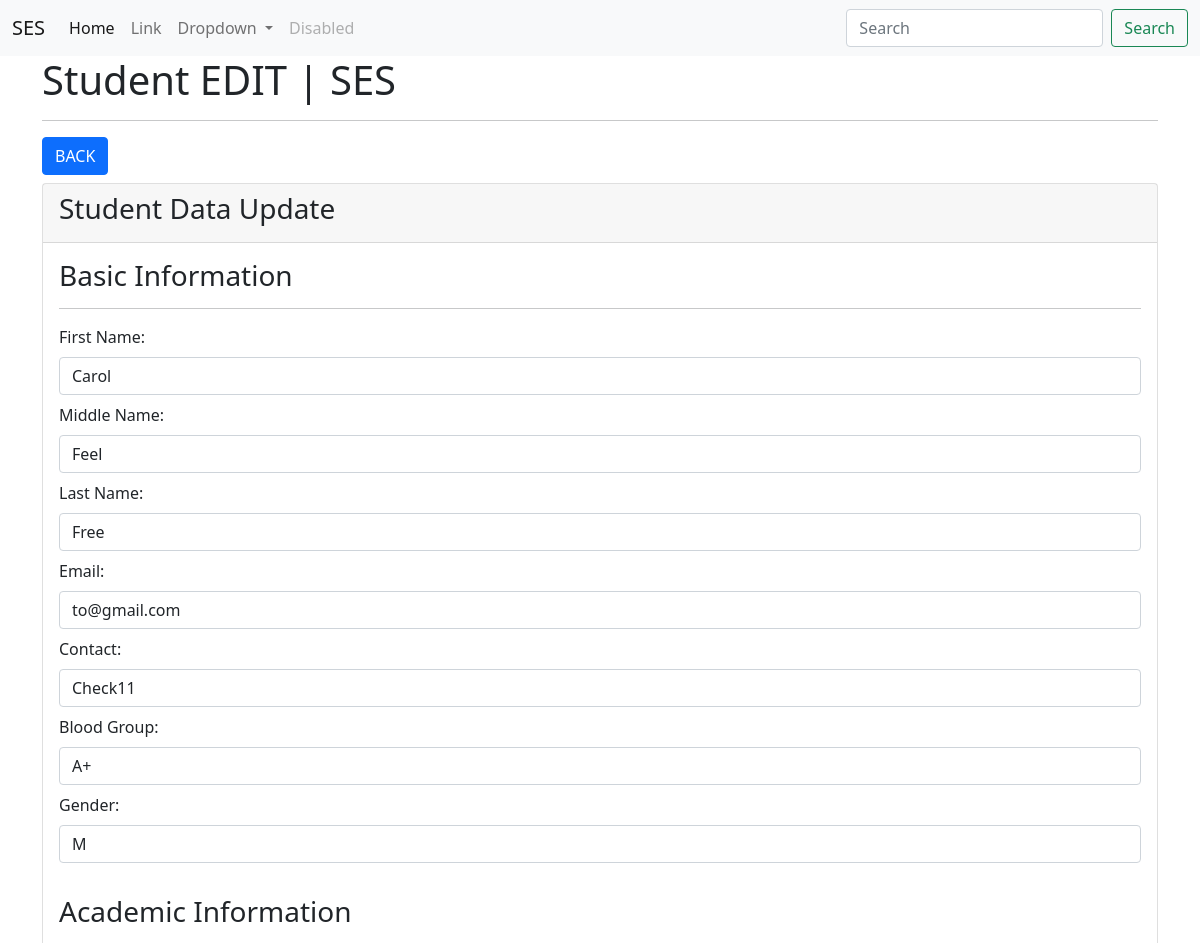
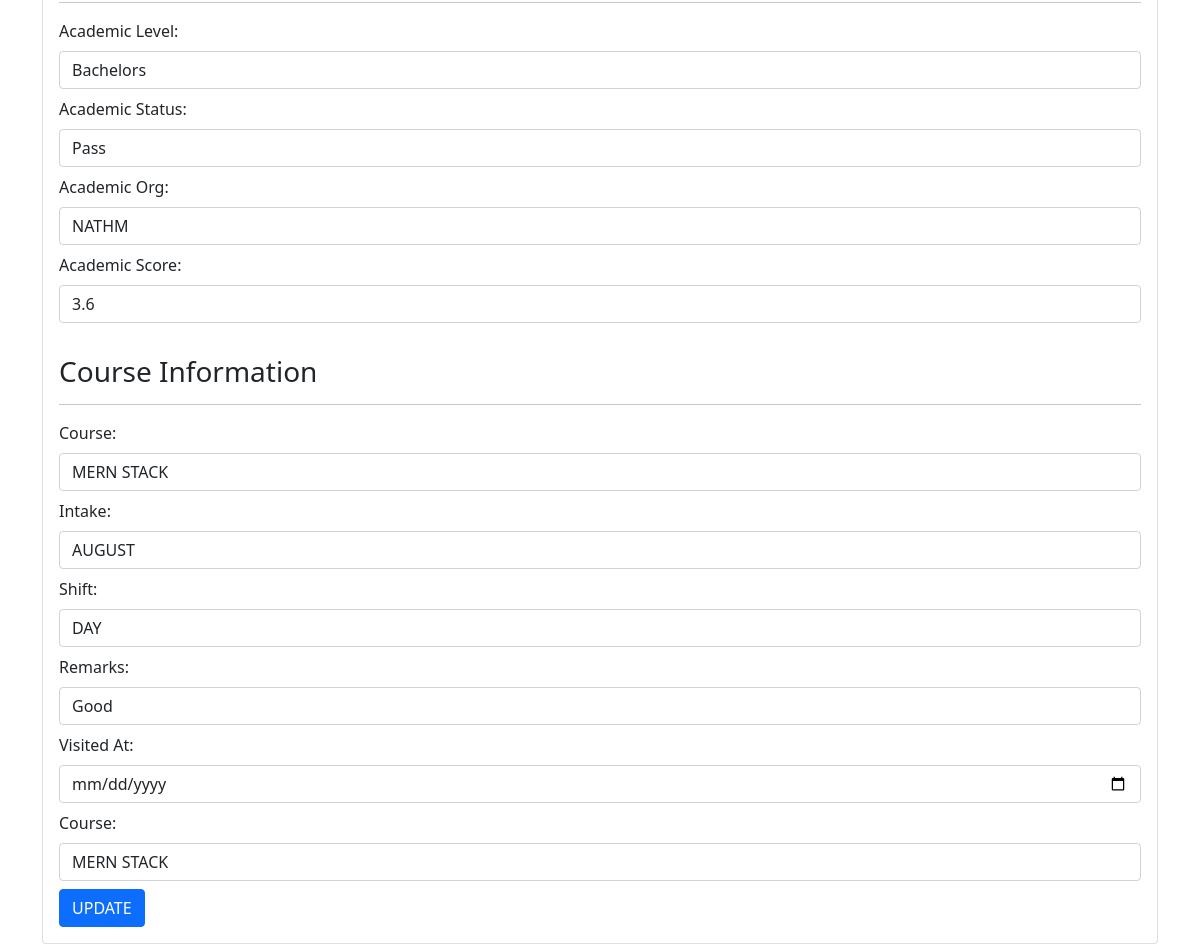
Page /ses/students/edit/1/ (signed in) on the committed database (2 pictures, top to bottom).
### studentMgmtApp/models.py (models this page shows, shortened)
class Student(models.Model):
    first_name = models.CharField(max_length=100)
    middle_name = models.CharField(max_length=100, null=True, blank=True)
    last_name = models.CharField(max_length=100)
    email = models.EmailField()
    contact = models.CharField(max_length=100)
    gender = models.CharField(max_length=100)
    blood_group = models.CharField(max_length=100)
    academic_level = models.CharField(max_length=200)
    academic_status = models.CharField(max_length=100)
    academic_org = models.CharField(max_length=200)
    academic_score = models.CharField(max_length=200, null=True, blank=True)
    course = models.ForeignKey(Course, on_delete=models.CASCADE)
    intake = models.CharField(max_length=200, null=True, blank=True)
    shift = models.CharField(max_length=100, null=True, blank=True)
    remarks = models.CharField(max_length=200)
    visited_at = models.DateTimeField(default=datetime.now())
    class Meta:
        db_table = "app_students"

class Course(models.Model):
    title = models.CharField(max_length=200)
    code = models.CharField(max_length=20)
    def __str__(self):
        return self.title
    class Meta:
        db_table = "app_courses"

### studentMgmtApp/views.py (the view)
# urls.py: path("students/edit/<int:id>/", views.student_edit, name="students.edit"),
def student_edit(request, id):
    if not request.session.has_key("session_email"):
        return redirect("users.login")
    data = Student.objects.get(id=id)
    courses = Course.objects.all()
    context = {"data": data, "courses": courses}
    return render(request, "students/edit.html", context)

### studentMgmtApp/templates/students/edit.html (shortened to what this page needs)
{% extends "layouts/base.html" %}
{% load static %}
{% block body_content %}
<div class="container">
    <h1>Student EDIT | SES</h1>
    <hr>
    <a href="{% url 'students.index' %}" class="btn btn-primary mb-2">BACK</a>
    <div class="card">
        <form action="{% url 'students.update' %}" method="POST">
            <div class="card-header">
                <h3>Student Data Update</h3>
            </div>
            <div class="card-body">
                <h3>Basic Information</h3>
                <hr>
                <div class="form-group mb-2">
                    <label for="first_name" class="mb-2">First Name:</label>
                    <input type="text" class="form-control" name="first_name" value="{{ data.first_name }}">
                </div>
                <div class="form-group mb-2">
                    <label for="middle_name" class="mb-2">Middle Name:</label>
                    <input type="text" class="form-control" name="middle_name" value="{{ data.middle_name }}">
                </div>
                <div class="form-group mb-2">
                    <label for="last_name" class="mb-2">Last Name:</label>
                    <input type="text" class="form-control" name="last_name" value="{{ data.last_name }}">
                </div>
                <div class="form-group mb-2">
                    <label for="email" class="mb-2">Email:</label>
                    <input type="email" class="form-control" name="email" value="{{ data.email }}">
                </div>
                <div class="form-group mb-2">
                    <label for="contact" class="mb-2">Contact:</label>
                    <input type="text" class="form-control" name="contact" value="{{ data.contact }}">
                </div>
                <div class="form-group mb-2">
                    <label for="blood_group" class="mb-2">Blood Group:</label>
                    <input type="text" class="form-control" name="blood_group" value="{{ data.blood_group }}">
                </div>
                <div class="form-group mb-2">
                    <label for="gender" class="mb-2">Gender:</label>
                    <input type="text" class="form-control" name="gender" value="{{ data.gender }}">
                </div>
                <br>
                <h3>Academic Information</h3>
                <hr>
                <div class="form-group mb-2">
                    <label for="academic_level" class="mb-2">Academic Level:</label>
                    <input type="text" class="form-control" name="academic_level" value="{{ data.academic_level }}">
                </div>
                <div class="form-group mb-2">
                    <label for="academic_status" class="mb-2">Academic Status:</label>
                    <input type="text" class="form-control" name="academic_status" value="{{ data.academic_status }}">
                </div>
                <div class="form-group mb-2">
                    <label for="academic_org" class="mb-2">Academic Org:</label>
                    <input type="text" class="form-control" name="academic_org" value="{{ data.academic_org }}">
                </div>
                <div class="form-group mb-2">
                    <label for="academic_score" class="mb-2">Academic Score:</label>
                    <input type="text" class="form-control" name="academic_score" value="{{ data.academic_score }}">
                </div>
                <br>
                <h3>Course Information</h3>
                <hr>
                <div class="form-group mb-2">
                    <label for="course" class="mb-2">Course:</label>
                    <select name="course_id" class="form-control">
                        {% for val in courses %}
                        <option value="{{ val.id }}">{{ val.title }}</option>
                        {% endfor %}
                    </select>
                </div>
                <div class="form-group mb-2">
                    <label for="intake" class="mb-2">Intake:</label>
                    <input type="text" class="form-control" name="intake" value="{{ data.intake }}">
                </div>
                <div class="form-group mb-2">
                    <label for="shift" class="mb-2">Shift:</label>
                    <input type="text" class="form-control" name="shift" value="{{ data.shift }}">
                </div>
                <div class="form-group mb-2">
                    <label for="remarks" class="mb-2">Remarks:</label>
                    <input type="text" class="form-control" name="remarks" value="{{ data.remarks }}">
                </div>
                <div class="form-group mb-2">
                    <label for="visited_at" class="mb-2">Visited At:</label>
                    <input type="date" class="form-control" name="visited_at" value="{{ data.visited_at }}">
                </div>
                <div class="form-group mb-2">
                    <label for="course" class="mb-2">Course:</label>
                    <input type="text" class="form-control" name="course" value="{{ data.course }}">
                </div>
                <div class="form-group">
                    <input type="submit" class="btn btn-primary" value="UPDATE">
                </div>
            </div>
        </form>
    </div>
</div>
{% endblock %}

### rows in the picture
Student: first_name "Carol", middle_name "Feel", last_name "Free", email "to@gmail.com", contact "Check11", blood_group "A+", gender "M", academic_level "Bachelors", academic_status "Pass", academic_org "NATHM", academic_score "3.6", intake "AUGUST", shift "DAY", remarks "Good", course "MERN STACK"

### other values in the picture
form field course_id "MERN STACK"
